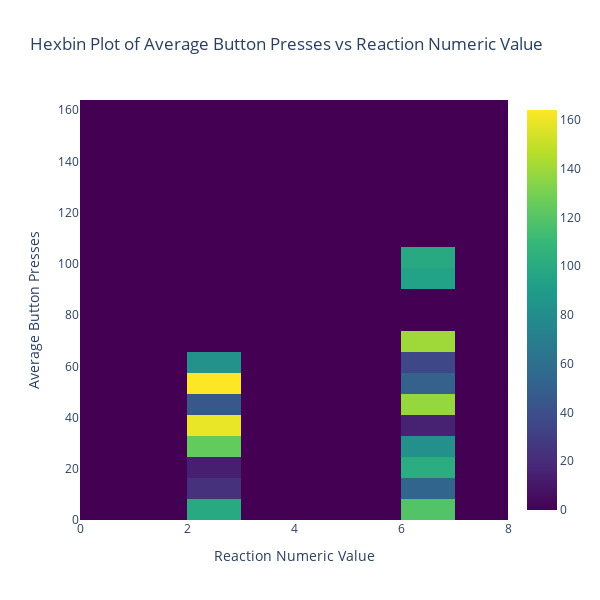

Here is the notebook cell this chart was saved with:
### Markdown cell above
# Correlation of the feeling of reactions and how many times the client has pressed the button

### Code cell
data['reaction_numeric'] = data['reaction'].map(reaction_mapping)

# Calculate the average number of presses per reaction for each user
average_presses = data.groupby(['userId', 'reaction_numeric']).size().groupby('userId').mean().reset_index(name='average_presses')

# Merge this information back into the dataframe
data = pd.merge(data, average_presses, how='left', on='userId')

# Create hexbin plot
fig = go.Figure(go.Histogram2d(
    x=data['reaction_numeric'],
    y=data['average_presses'],
    autobinx=False,
    xbins=dict(start=0, end=8, size=1),  # Adjust size to change the resolution of the hexbins
    autobiny=False,
    ybins=dict(start=0, end=data['average_presses'].max(), size=data['average_presses'].max()/20),  # Adjust size to change the resolution of the hexbins
    colorscale='Viridis'
))

fig.update_layout(
    title='Hexbin Plot of Average Button Presses vs Reaction Numeric Value',
    xaxis_title='Reaction Numeric Value',
    yaxis_title='Average Button Presses',
    autosize=False,
    width=600,
    height=600,
)

fig.show()

### Figure 1 — Plotly figure (JSON) as saved in the notebook; plotly's stock layout.template omitted (floating-point values rounded to 4 significant figures; data arrays with more than 128 entries replaced by an {"elided": "..."} marker saying what was removed)
{"data": [{"colorscale": [[0, "#440154"], [0.1111, "#482878"], [0.2222, "#3e4989"], [0.3333, "#31688e"], [0.4444, "#26828e"], [0.5556, "#1f9e89"], [0.6667, "#35b779"], [0.7778, "#6ece58"], [0.8889, "#b5de2b"], [1, "#fde725"]], "type": "histogram2d", "x": {"elided": "1809 int values"}, "xbins": {"end": 8, "size": 1, "start": 0}, "y": {"elided": "1809 float values"}, "ybins": {"end": 164, "size": 8.2, "start": 0}}], "layout": {"autosize": false, "height": 600, "title": {"text": "Hexbin Plot of Average Button Presses vs Reaction Numeric Value"}, "width": 600, "xaxis": {"autorange": true, "range": [0, 8], "title": {"text": "Reaction Numeric Value"}, "type": "linear"}, "yaxis": {"autorange": true, "range": [0, 164.0], "title": {"text": "Average Button Presses"}, "type": "linear"}}}
